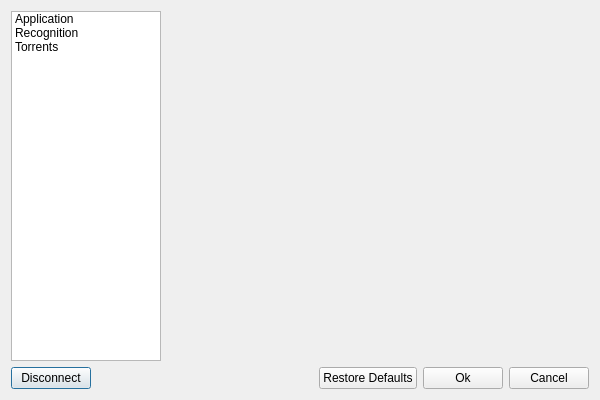
<?xml version="1.0" encoding="UTF-8"?>
<ui version="4.0">
 <class>SettingsDialog</class>
 <widget class="QDialog" name="SettingsDialog">
  <property name="geometry">
   <rect>
    <x>0</x>
    <y>0</y>
    <width>600</width>
    <height>400</height>
   </rect>
  </property>
  <property name="windowTitle">
   <string>Settings</string>
  </property>
  <property name="modal">
   <bool>true</bool>
  </property>
  <layout class="QVBoxLayout" name="verticalLayout">
   <item>
    <layout class="QHBoxLayout" name="horizontalLayout_2" stretch="3,6">
     <item>
      <widget class="QListWidget" name="listSettings">
       <property name="maximumSize">
        <size>
         <width>150</width>
         <height>16777215</height>
        </size>
       </property>
       <item>
        <property name="text">
         <string>Application</string>
        </property>
       </item>
       <item>
        <property name="text">
         <string>Recognition</string>
        </property>
       </item>
       <item>
        <property name="text">
         <string>Torrents</string>
        </property>
       </item>
      </widget>
     </item>
     <item>
      <widget class="QStackedWidget" name="settingsPanel"/>
     </item>
    </layout>
   </item>
   <item>
    <layout class="QHBoxLayout" name="horizontalLayout">
     <item>
      <widget class="QPushButton" name="buttonDisconnect">
       <property name="text">
        <string>Disconnect</string>
       </property>
      </widget>
     </item>
     <item>
      <spacer name="horizontalSpacer">
       <property name="orientation">
        <enum>Qt::Horizontal</enum>
       </property>
       <property name="sizeHint" stdset="0">
        <size>
         <width>40</width>
         <height>20</height>
        </size>
       </property>
      </spacer>
     </item>
     <item>
      <widget class="QPushButton" name="buttonDefault">
       <property name="text">
        <string>Restore Defaults</string>
       </property>
      </widget>
     </item>
     <item>
      <widget class="QPushButton" name="buttonOk">
       <property name="text">
        <string>Ok</string>
       </property>
      </widget>
     </item>
     <item>
      <widget class="QPushButton" name="buttonCancel">
       <property name="text">
        <string>Cancel</string>
       </property>
      </widget>
     </item>
    </layout>
   </item>
  </layout>
 </widget>
 <resources/>
 <connections/>
</ui>
